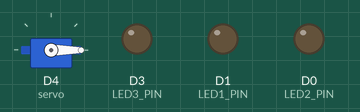
Simulated run of this sketch. Board: ESP8266 (NodeMCU). Shown: servo, output pins drawn as LEDs (lit = HIGH).

Above: at 0.05 s.
At 0.95 s:
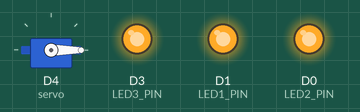
At 2.05 s:
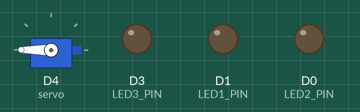
At 2.95 s:
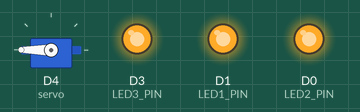
Timing chart, 0 to 6.9 s (numbered marks = the images above):
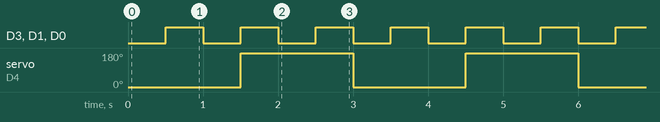

The sketch:

async_and_3led.ino
```cpp
#include <Servo.h>                         // Inkluderer Servo biblioteket for at kontrollere servo motoren

Servo servo;                               // Opretter en servo objekt

#define LED1_PIN D1                        // Definerer LED1 som værende tilsluttet NodeMCU pin D1 (GPIO5)
#define LED2_PIN D0                        // Definerer LED2 som værende tilsluttet NodeMCU pin GPIO16 (D0)
#define LED3_PIN D3                        // Definerer LED3 som værende tilsluttet NodeMCU pin GPIO0 (D3)

unsigned long previousMillisLED = 0;       // Variabel til at gemme sidste tid LED blev opdateret
unsigned long previousMillisServo = 0;     // Variabel til at gemme sidste tid servo blev opdateret
unsigned long previousMillisExtraLED1 = 0; // Variabel til at gemme sidste tid ekstra LED1 blev opdateret
unsigned long previousMillisExtraLED2 = 0; // Variabel til at gemme sidste tid ekstra LED2 blev opdateret

const long intervalLED = 500;              // Interval for LED blink (i millisekunder)
const long intervalServo = 1500;           // Interval for servo bevægelse (i millisekunder)
const long intervalExtraLED1 = 500;       // Interval for ekstra LED1 blink (i millisekunder)
const long intervalExtraLED2 = 500;       // Interval for ekstra LED2 blink (i millisekunder)

bool ledState = LOW;                       // Variabel til at gemme LED tilstand (LOW = slukket, HIGH = tændt)
bool extraLED1State = LOW;                 // Variabel til at gemme ekstra LED1 tilstand (LOW = slukket, HIGH = tændt)
bool extraLED2State = LOW;                 // Variabel til at gemme ekstra LED2 tilstand (LOW = slukket, HIGH = tændt)
bool servoMovingForward = true;            // Variabel til at bestemme servo retning (true = fremad, false = tilbage)

void setup() {
  pinMode(LED1_PIN, OUTPUT);               // Sætter LED1 pin som output
  pinMode(LED2_PIN, OUTPUT);               // Sætter LED2 pin som output
  pinMode(LED3_PIN, OUTPUT);               // Sætter LED3 pin som output

  servo.attach(2);                         // Tilslutter servo til pin D4 (GPIO2)
  servo.write(0);                          // Sætter startposition for servo til 0 grader
}

void loop() {
  unsigned long currentMillis = millis();  // Gemmer den nuværende tid i millisekunder

  // Opdater LED1
  if (currentMillis - previousMillisLED >= intervalLED) {
    previousMillisLED = currentMillis;     // Opdaterer previousMillisLED til den nuværende tid
    ledState = !ledState;                  // Skifter LED tilstand (fra tændt til slukket eller omvendt)
    digitalWrite(LED1_PIN, ledState);      // Opdaterer LED1 til den nye tilstand
  }

    // Opdater ekstra LED1
  if (currentMillis - previousMillisExtraLED1 >= intervalExtraLED1) {
    previousMillisExtraLED1 = currentMillis; // Opdaterer previousMillisExtraLED1 til den nuværende tid
    extraLED1State = !extraLED1State;        // Skifter ekstra LED1 tilstand (fra tændt til slukket eller omvendt)
    digitalWrite(LED2_PIN, extraLED1State);  // Opdaterer ekstra LED1 til den nye tilstand
  }

  // Opdater ekstra LED2
  if (currentMillis - previousMillisExtraLED2 >= intervalExtraLED2) {
    previousMillisExtraLED2 = currentMillis; // Opdaterer previousMillisExtraLED2 til den nuværende tid
    extraLED2State = !extraLED2State;        // Skifter ekstra LED2 tilstand (fra tændt til slukket eller omvendt)
    digitalWrite(LED3_PIN, extraLED2State);  // Opdaterer ekstra LED2 til den nye tilstand
  }

  // Opdater Servo
  if (currentMillis - previousMillisServo >= intervalServo) {
    previousMillisServo = currentMillis;   // Opdaterer previousMillisServo til den nuværende tid

    if (servoMovingForward) {
      servo.write(180);                    // Bevæger servo til 180 grader (fremad)
    } else {
      servo.write(0);                      // Bevæger servo tilbage til 0 grader (tilbage)
    }
    servoMovingForward = !servoMovingForward; // Skifter retning (fra fremad til tilbage eller omvendt)
  }


}
```

Measured:
- by itself, D3 (LED3_PIN), D1 (LED1_PIN), D0 (LED2_PIN): alternates HIGH for 0.50 s and LOW for 0.50 s
- by itself, servo on D4 (servo): alternates 180° for 1.5 s and 0° for 1.5 s
